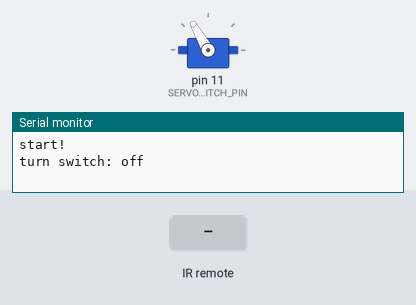
A sketch run on a simulated Arduino Uno, built with avr-gcc and run on an emulated ATmega328P. On the bench: servo, the last lines printed to the serial monitor. The test bench sets the inputs (shaded band).

Above: at 0.1 s.
At 2.0 s:
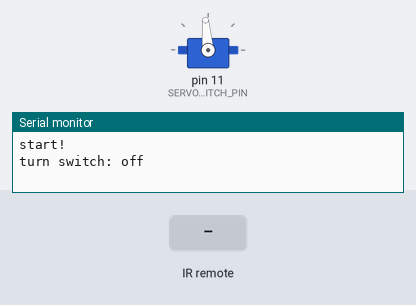
2.1 s: infrared code 0xFFA857 received
At 2.3 s:
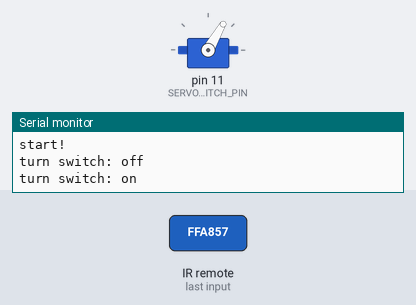
Timing chart, 0 to 5.1 s (numbered marks = the images above; inputs shaded):
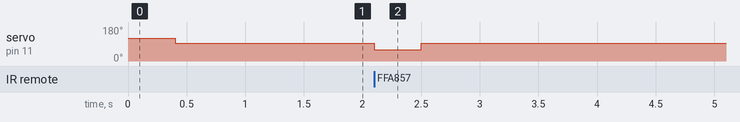

Measured:
- after the input at 2.1 s, servo on pin 11 (SERVO_SWITCH_PIN): 95° → 60° at once, → 95° 0.40 s later

The sketch:

light_switch.ino
```cpp
#include <Servo.h>
#include <IRremote.h>

#define IR_RECIVER_PIN				(10)
#define SERVO_SWITCH_PIN			(11)
#define IR_LONG_PRESS_KEY_ID		(0xFFFFFFFF)
#define SERVO_SWITCH_ON_DEG			(60)
#define SERVO_SWITCH_OFF_DEG		(120)
#define SERVO_SWITCH_MIDDLE_DEG		(95)

/* servo object to control our servo */
Servo switch_servo;
/* ir reciver object to read remote controle buttons */
IRrecv irrecv(IR_RECIVER_PIN);
decode_results results;
/* current switch state */
bool is_switch_on;


/* called when IR remote button pressed */
void ir_recived(uint32_t id) {
	switch (id) {
		/* remote - button */
		case 0xFFE01F:
			turn_switch(false);
		break;
		/* remote + button */
		case 0xFFA857:
			turn_switch(true);
		break;
		/* remote EQ button */
		case 0xFF906F:
			turn_switch(!is_switch_on);
		break;
		default:
			Serial.print(F("unknown ir key: "));
			Serial.println(id, HEX);
		break;
	}
}

void turn_switch(bool is_on) {
	Serial.print(F("turn switch: "));
	Serial.println(is_on ? "on" : "off");
	is_switch_on = is_on;
	switch_servo.write(is_on ? SERVO_SWITCH_ON_DEG : SERVO_SWITCH_OFF_DEG);
	delay(400);
	switch_servo.write(SERVO_SWITCH_MIDDLE_DEG);
	delay(400);
}

void delay_and_recive(uint32_t ms) {
	ms += millis();
	while (ms > millis()) {
		if (irrecv.decode(&results)) {
			if (results.value != IR_LONG_PRESS_KEY_ID) {
				ir_recived(results.value);
			}
			/* receive ir next value */
			irrecv.resume();
		}
	}
}

/* called once at power-on */
void setup() {
	/* start serial uart with 115200 baudrate */
	Serial.begin(115200);
	Serial.println(F("start!"));
	/* attaches the servo object to its GPIO pin */
	switch_servo.attach(SERVO_SWITCH_PIN);
	turn_switch(false);
	/* start ir receiver */
	irrecv.enableIRIn();
}

/* called repeatedly after "setup" */
void loop() {
	// turn_switch(true);
	// delay_and_recive(1000);
	// turn_switch(false);
	delay_and_recive(1000);
}
```
